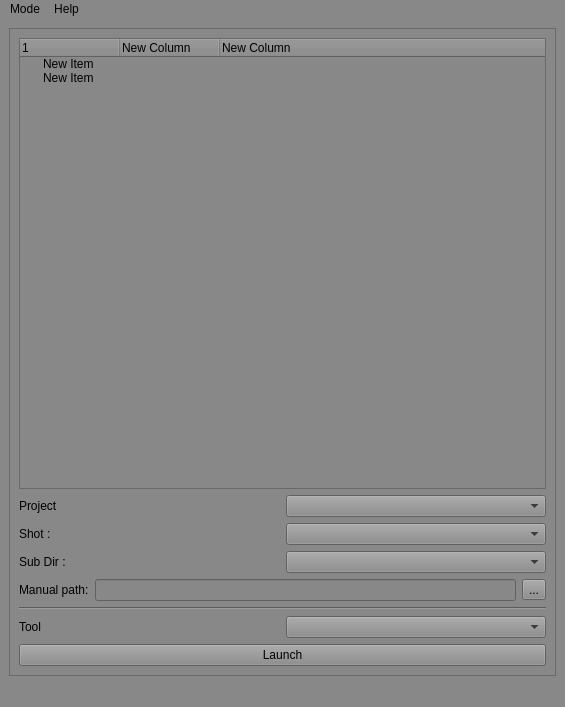
<?xml version="1.0" encoding="UTF-8"?>
<ui version="4.0">
 <class>MainWindow</class>
 <widget class="QMainWindow" name="MainWindow">
  <property name="geometry">
   <rect>
    <x>0</x>
    <y>0</y>
    <width>565</width>
    <height>707</height>
   </rect>
  </property>
  <property name="windowTitle">
   <string>MainWindow</string>
  </property>
  <property name="styleSheet">
   <string notr="true">background-color: rgb(136, 136, 136);</string>
  </property>
  <widget class="QWidget" name="centralwidget">
   <layout class="QGridLayout" name="gridLayout">
    <item row="0" column="0">
     <widget class="QFrame" name="frame">
      <property name="frameShape">
       <enum>QFrame::StyledPanel</enum>
      </property>
      <property name="frameShadow">
       <enum>QFrame::Raised</enum>
      </property>
      <layout class="QGridLayout" name="gridLayout_3">
       <item row="3" column="0">
        <layout class="QHBoxLayout" name="horizontalLayout_3">
         <item>
          <widget class="QLabel" name="subir_lB">
           <property name="text">
            <string>Sub Dir : </string>
           </property>
          </widget>
         </item>
         <item>
          <widget class="QComboBox" name="subdir_cB"/>
         </item>
        </layout>
       </item>
       <item row="1" column="0">
        <layout class="QGridLayout" name="gridLayout_2">
         <item row="0" column="0">
          <widget class="QLabel" name="project_lB">
           <property name="text">
            <string>Project</string>
           </property>
          </widget>
         </item>
         <item row="0" column="1">
          <widget class="QComboBox" name="project_cB"/>
         </item>
        </layout>
       </item>
       <item row="6" column="0">
        <widget class="Line" name="line">
         <property name="orientation">
          <enum>Qt::Horizontal</enum>
         </property>
        </widget>
       </item>
       <item row="2" column="0">
        <layout class="QHBoxLayout" name="horizontalLayout">
         <item>
          <widget class="QLabel" name="shot_lB">
           <property name="text">
            <string>Shot :</string>
           </property>
          </widget>
         </item>
         <item>
          <widget class="QComboBox" name="shot_cB"/>
         </item>
        </layout>
       </item>
       <item row="8" column="0">
        <widget class="QPushButton" name="launch_button">
         <property name="text">
          <string>Launch</string>
         </property>
        </widget>
       </item>
       <item row="4" column="0">
        <layout class="QHBoxLayout" name="horizontalLayout_2">
         <item>
          <widget class="QLabel" name="User_lB">
           <property name="text">
            <string>Manual path:</string>
           </property>
          </widget>
         </item>
         <item>
          <widget class="QLineEdit" name="manual_path_Ldit"/>
         </item>
         <item>
          <widget class="QToolButton" name="manual_toolButton">
           <property name="text">
            <string>...</string>
           </property>
          </widget>
         </item>
        </layout>
       </item>
       <item row="7" column="0">
        <layout class="QHBoxLayout" name="horizontalLayout_4">
         <item>
          <widget class="QLabel" name="tools_lB">
           <property name="text">
            <string>Tool</string>
           </property>
          </widget>
         </item>
         <item>
          <widget class="QComboBox" name="tools_cB"/>
         </item>
        </layout>
       </item>
       <item row="0" column="0">
        <widget class="QTreeWidget" name="dir_tree_widget">
         <column>
          <property name="text">
           <string>1</string>
          </property>
         </column>
         <column>
          <property name="text">
           <string>New Column</string>
          </property>
         </column>
         <column>
          <property name="text">
           <string>New Column</string>
          </property>
         </column>
         <item>
          <property name="text">
           <string>New Item</string>
          </property>
         </item>
         <item>
          <property name="text">
           <string>New Item</string>
          </property>
         </item>
        </widget>
       </item>
      </layout>
     </widget>
    </item>
   </layout>
  </widget>
  <widget class="QMenuBar" name="menubar">
   <property name="geometry">
    <rect>
     <x>0</x>
     <y>0</y>
     <width>565</width>
     <height>21</height>
    </rect>
   </property>
   <widget class="QMenu" name="menuMode">
    <property name="title">
     <string>Mode</string>
    </property>
    <addaction name="action_Create_Project"/>
    <addaction name="action_Add_Apps"/>
    <addaction name="action_Exit"/>
   </widget>
   <widget class="QMenu" name="menuHelp">
    <property name="title">
     <string>Help</string>
    </property>
    <addaction name="actionDoc"/>
   </widget>
   <addaction name="menuMode"/>
   <addaction name="menuHelp"/>
  </widget>
  <widget class="QStatusBar" name="statusbar"/>
  <action name="action_Create_Project">
   <property name="text">
    <string>Create Project</string>
   </property>
  </action>
  <action name="action_Exit">
   <property name="text">
    <string>Exit</string>
   </property>
  </action>
  <action name="action_Add_Apps">
   <property name="text">
    <string>Add Apps</string>
   </property>
  </action>
  <action name="actionDoc">
   <property name="text">
    <string>Doc</string>
   </property>
  </action>
 </widget>
 <resources/>
 <connections/>
</ui>
